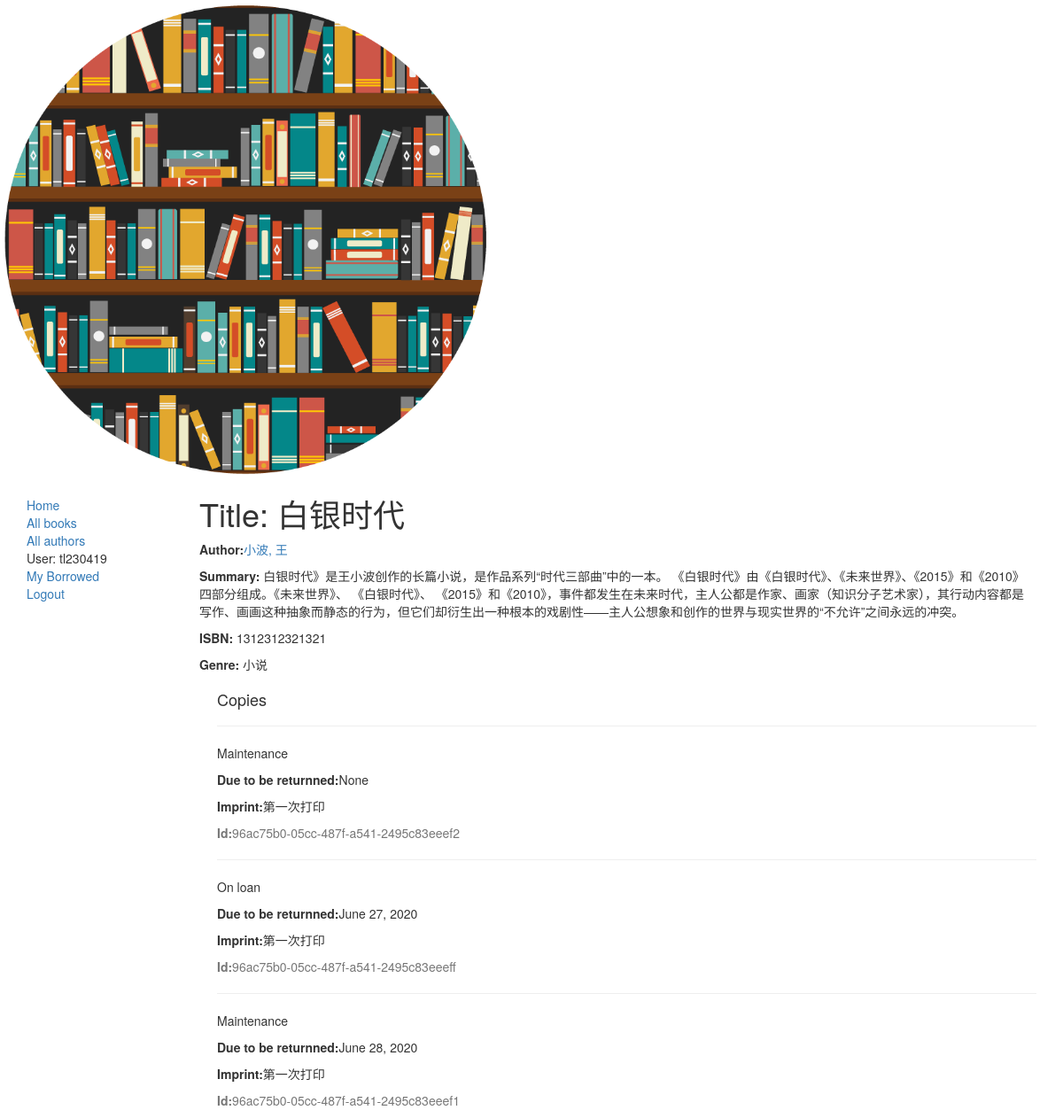
/catalog/book/3 (signed in), run on the app's committed database.
### catalog/models.py (models this page shows, shortened)
class Book(models.Model):
    title = models.CharField(max_length=200)
    author = models.ForeignKey('Author', on_delete=models.SET_NULL, null=True)
    summary = models.TextField(max_length=1000, help_text="Enter a brief description of the book")
    isbn = models.CharField('ISBN', max_length=13,
                            help_text='13 Character <a href="https://www.isbn-international.org/content/what-isbn'
                                      '">ISBN number</a>')
    genre = models.ManyToManyField(Genre, help_text="Select a genre for this book")
    language = models.ForeignKey('Language', on_delete=models.SET_NULL, null=True)
    def display_genre(self):
        """
        Creates a string for the Genre. This is required to display genre in Admin.
        """
        return ','.join([genre.name for genre in self.genre.all()[:3]])
    display_genre.short_description = 'Genre'

class Author(models.Model):
    first_name = models.CharField(max_length=100)
    last_name = models.CharField(max_length=100)
    date_of_birth = models.DateField(null=True, blank=True)
    date_of_death = models.DateField('Died', null=True, blank=True)
    def __str__(self):
        return '%s, %s' % (self.last_name, self.first_name)

class Genre(models.Model):
    name = models.CharField(max_length=200, help_text="Enter a book genre (e.g. Science Fiction, French Poetry etc.)")
    def __str__(self):
        return self.name

class BookInstance(models.Model):
    id = models.UUIDField(primary_key=True, default=uuid.uuid4(), help_text="Unique ID for this particular book across whole library")
    book = models.ForeignKey('Book', on_delete=models.SET_NULL, null=True)
    imprint = models.CharField(max_length=200)
    due_back = models.DateField(null=True, blank=True)
    borrower = models.ForeignKey(User, on_delete=models.SET_NULL, null=True, blank=True)
    LOAN_STATUS = (
        ('m', 'Maintenance'),
        ('o', 'On loan'),
        ('a', 'Available'),
        ('r', 'Reserved')
    )
    status = models.CharField(max_length=1, choices=LOAN_STATUS, blank=True, default='m', help_text="Book availability")
    class Meta:
        ordering = ["due_back"]
        permissions = (("can_mark_returned", "Set book as returned"),)

### catalog/views.py (the view)
# urls.py: path('book/<int:pk>', views.BookDetailView.as_view(), name='book-detail')
class BookDetailView(generic.DetailView):
    model = Book

### catalog/templates/catalog/book_detail.html
{% extends "base_generic.html" %}
{% block content %}
    <h1>Title: {{ book.title }}</h1>
    <p><strong>Author:</strong><a href="">{{ book.author }}</a></p>
    <p><strong>Summary:</strong> {{ book.summary }}</p>
    <p><strong>ISBN:</strong> {{ book.isbn }}</p>
    <p><strong>Genre:</strong> {% for genre in book.genre.all %} {{ genre }}{% if not forloop.last %}, {% endif %} {% endfor %}</p>
    <div style="margin-left: 20px;margin-top: 20px">
        <h4>Copies</h4>
        {% for copy in book.bookinstance_set.all %}
        <hr>
        <p class="{% if copy.status == 'a' %}text_success{% elif copy.status == 'm' %}text_danger={% else %}text_warning{% endif %}">{{ copy.get_status_display }}</p>
        {% if copy.status != 'a' %}<p><strong>Due to be returnned:</strong>{{copy.due_back}}</p>{% endif %}
        <p><strong>Imprint:</strong>{{copy.imprint}}</p>
        <p class="text-muted"><strong>Id:</strong>{{copy.id}}</p>
        {% endfor %}
    </div>
{% endblock %}

### catalog/templates/base_generic.html (shortened to what this page needs)
<html lang="en">
<head>
    <link rel="stylesheet" href="https://maxcdn.bootstrapcdn.com/bootstrap/3.3.7/css/bootstrap.min.css">
    {% load static %}
    <img src="{% static 'images/local_library_model_uml.png' %}" alt="My image" style="width:555px;height:540px;">
    {% load static %}
    <link rel="stylesheet", href="{% static 'css/styles.css' %}">
</head>
<body>
    <div class="container-fluid">
        <div class="col-sm-2">
        {% block sidebar %}
        <ul class="sidebar-nav">
            <li><a href="{% url 'index' %}">Home</a></li>
            <li><a href="{% url 'books' %}">All books</a></li>
            <li><a href="">All authors</a></li>
            {% if user.is_authenticated %}
            <li>User: {{ user.get_username }}</li>
            <li><a href="{% url 'my-borrowed' %}">My Borrowed</a></li>
            <li><a href="{% url 'logout'%}?next={{request.path}}">Logout</a></li>
            {% else %}
            <li><a href="{% url 'login'%}?next={{request.path}}">Login</a></li>
            {% endif %}
        </ul>
        {% endblock %}
        </div>
        <div class="col-sm-10">
            {% block content %}{% endblock %}
        </div>
    </div>
</body>
</html>

### catalog/static/css/styles.css (style rules this page uses)
.sidebar-nav { margin-top: 20px; padding: 0; list-style: none; }

### data on the page
Book: title "白银时代", author "小波, 王", summary "白银时代》是王小波创作的长篇小说，是作品系列“时代三部曲”中的一本。 《白银时代》由《白银时代》、《未来世界》、《2015》和《2010》四部分组成。《未来世界》、 《白银时代》、 《2015》和《2010》，事件都发生在未来时代，主人公都是作家、画家（知识分子艺术家），其行动内容都是写作、画画这种抽象而静态的行为，但它们却衍生出一种根本的戏剧性——主人公想象和创作的世界与现实世界的“不允许”之间永远的冲突。", isbn "1312312321321"
Genre: name "小说"
BookInstance: status "Maintenance", due_back "None", imprint "第一次打印", id "96ac75b0-05cc-487f-a541-2495c83eeef2"
BookInstance: status "On loan", due_back "June 27, 2020", imprint "第一次打印", id "96ac75b0-05cc-487f-a541-2495c83eeeff"
BookInstance: status "Maintenance", due_back "June 28, 2020", imprint "第一次打印", id "96ac75b0-05cc-487f-a541-2495c83eeef1"

### other printed values
{{ user.get_username }} "tl230419"
